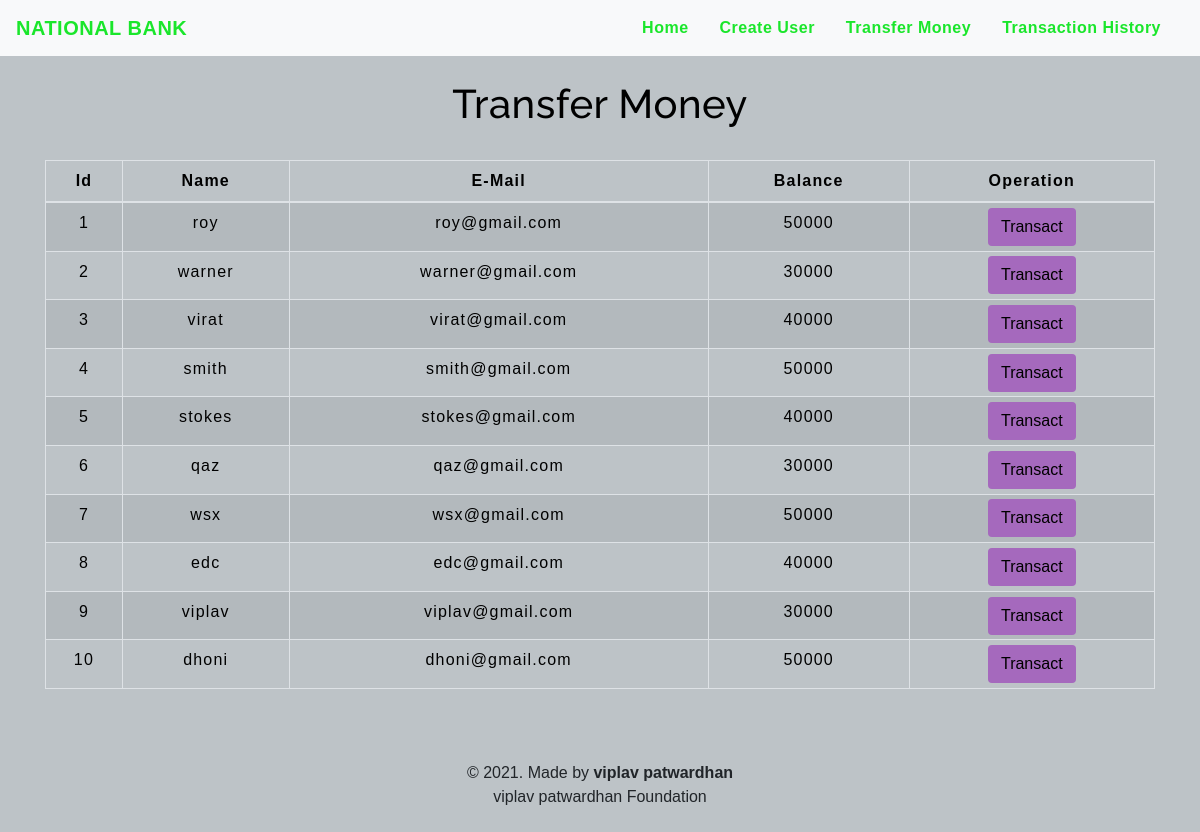
The app's page /transfermoney.php with its own data.
### tables this page shows
CREATE TABLE `users` (
  `id` int(3) NOT NULL,
  `name` text NOT NULL,
  `email` varchar(30) NOT NULL,
  `balance` int(8) NOT NULL
);

### transfermoney.php (the view, shortened to what this page needs)
<!DOCTYPE html>
<html lang="en">
<head>
    <link rel="stylesheet" href="https://maxcdn.bootstrapcdn.com/bootstrap/4.0.0/css/bootstrap.min.css">
    <link rel="stylesheet" type="text/css" href="css/table.css">
    <link rel="stylesheet" type="text/css" href="css/navbar.css">
</head>
<body style="background-color : #BDC3C7;">
<?php
    include 'config.php';
    $sql = "SELECT * FROM users";
    $result = mysqli_query($conn,$sql);
?>
<?php
  include 'navbar.php';
?>
<div class="container">
        <h2 class="text-center pt-4" style="color : black;">Transfer Money</h2>
        <br>
            <div class="row">
                <div class="col">
                    <div class="table-responsive-sm">
                    <table class="table table-hover table-sm table-striped table-condensed table-bordered" style="border-color:black;">
                        <thead style="color : black;">
                            <tr>
                            <th scope="col" class="text-center py-2">Id</th>
                            <th scope="col" class="text-center py-2">Name</th>
                            <th scope="col" class="text-center py-2">E-Mail</th>
                            <th scope="col" class="text-center py-2">Balance</th>
                            <th scope="col" class="text-center py-2">Operation</th>
                            </tr>
                        </thead>
                        <tbody>
                <?php
                    while($rows=mysqli_fetch_assoc($result)){
                ?>
                    <tr style="color : black;">
                        <td class="py-2"><?php echo $rows['id'] ?></td>
                        <td class="py-2"><?php echo $rows['name']?></td>
                        <td class="py-2"><?php echo $rows['email']?></td>
                        <td class="py-2"><?php echo $rows['balance']?></td>
                        <td><a href="selecteduserdetail.php?id= <?php echo $rows['id'] ;?>"> <button type="button" class="btn" style="background-color : #A569BD;">Transact</button></a></td>
                    </tr>
                <?php
                    }
                ?>
                        </tbody>
                    </table>
                    </div>
                </div>
            </div>
         </div>
         <footer class="text-center mt-5 py-2">
            <p>&copy 2021. Made by <b>viplav patwardhan</b> <br> viplav patwardhan Foundation</p>
        </footer>
</body>
</html>

### navbar.php (shortened to what this page needs)
<nav class="navbar navbar-expand-md navbar-light bg-light">
<a class="navbar-brand" href="index.php" style="color : #1ae62b;"><b>NATIONAL BANK</b></a>
<div class="collapse navbar-collapse" id="collapsibleNavbar">
      <ul class="navbar-nav ml-auto">
        <li class="nav-item">
          <a class="nav-link" href="index.php" style="color : #1ae62b;"><b>Home</b></a>
        </li>
        <li class="nav-item">
          <a class="nav-link" href="createuser.php" style="color : #1ae62b;"><b>Create User</b></a>
        </li>
        <li class="nav-item">
          <a class="nav-link" href="transfermoney.php" style="color : #1ae62b;"><b>Transfer Money</b></a>
        </li>
        <li class="nav-item">
          <a class="nav-link" href="transactionhistory.php" style="color : #1ae62b;"><b>Transaction History</b></a>
        </li>
    </div>
 </nav>

### css/table.css (style rules this page uses)
* { padding: 0; margin: 0; box-sizing: border-box; font-family: sans-serif; }
h2 { font-size: 40px; }
table { letter-spacing: 1.2px; }
td { text-align: center; }
button { border:none; background: #d9d9d9; transition: 1s; }

### css/navbar.css (style rules this page uses)
.nav-link { margin-right: 15px; color:#2F363F; letter-spacing: 0.5px; transition: 0.5s; }
.navbar-brand { color: #4C4B4B; letter-spacing: 0.5px; }
h2 { color: #4C4B4B; letter-spacing: 0.5px; font-family: raleway; }

### transfermoney.php (style rules this page uses)
button { transition: 1.5s; }

### records on screen
users: id "1", name "roy", email "roy@gmail.com", balance "50000"
users: id "2", name "warner", email "warner@gmail.com", balance "30000"
users: id "3", name "virat", email "virat@gmail.com", balance "40000"
users: id "4", name "smith", email "smith@gmail.com", balance "50000"
users: id "5", name "stokes", email "stokes@gmail.com", balance "40000"
users: id "6", name "qaz", email "qaz@gmail.com", balance "30000"
users: id "7", name "wsx", email "wsx@gmail.com", balance "50000"
users: id "8", name "edc", email "edc@gmail.com", balance "40000"
users: id "9", name "viplav", email "viplav@gmail.com", balance "30000"
users: id "10", name "dhoni", email "dhoni@gmail.com", balance "50000"
